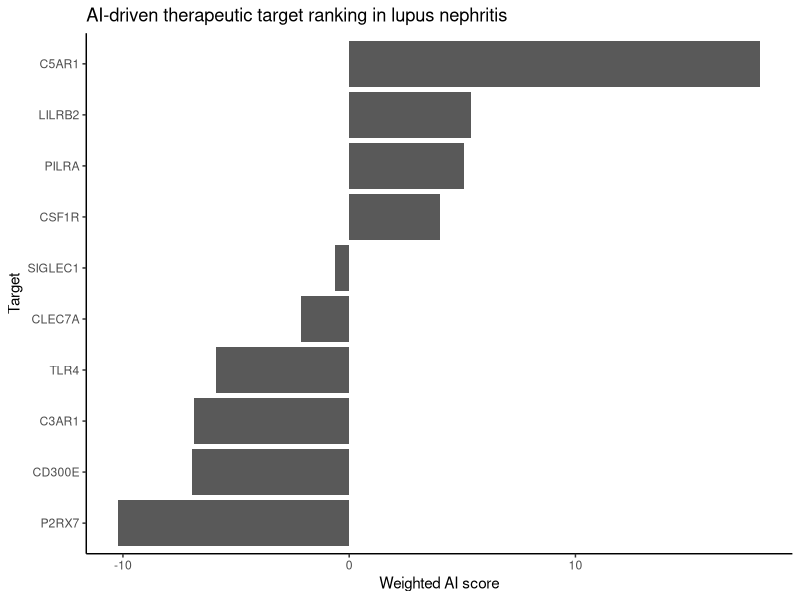
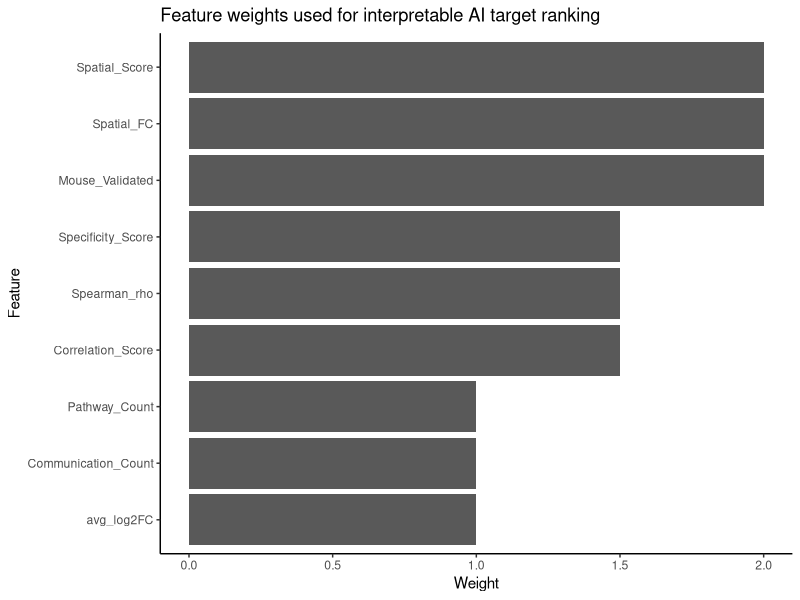

Recreate these plots in R, in order.
############################################################
# 03_interpretable_ranking.R
#
# Purpose:
# Generate interpretable AI target rankings and feature
# importance estimates from the multi-modal feature matrix.
############################################################

library(dplyr)
library(ggplot2)

feature_matrix <- read.csv(
  "results/Final_AI_Target_Feature_Matrix.csv"
)

############################################################
# Final target ranking plot
############################################################

png(
  "figures/Figure4_Weighted_AI_Target_Ranking.png",
  width = 2200,
  height = 1600,
  res = 300
)

ggplot(
  feature_matrix,
  aes(
    x = reorder(Gene, Weighted_AI_Score),
    y = Weighted_AI_Score
  )
) +
  geom_col() +
  coord_flip() +
  theme_classic() +
  labs(
    title = "AI-driven therapeutic target ranking in lupus nephritis",
    x = "Target",
    y = "Weighted AI score"
  )

dev.off()

list.files("figures")

############################################################
# Feature contribution weights
############################################################

feature_weights <- data.frame(
  Feature = c(
    "avg_log2FC",
    "Specificity_Score",
    "Spatial_FC",
    "Spatial_Score",
    "Spearman_rho",
    "Correlation_Score",
    "Mouse_Validated",
    "Communication_Count",
    "Pathway_Count"
  ),
  Weight = c(
    1.0,
    1.5,
    2.0,
    2.0,
    1.5,
    1.5,
    2.0,
    1.0,
    1.0
  )
)

write.csv(
  feature_weights,
  "results/AI_Feature_Weights.csv",
  row.names = FALSE
)

png(
  "figures/Figure5_AI_Feature_Weights.png",
  width = 2200,
  height = 1600,
  res = 300
)

ggplot(
  feature_weights,
  aes(
    x = reorder(Feature, Weight),
    y = Weight
  )
) +
  geom_col() +
  coord_flip() +
  theme_classic() +
  labs(
    title = "Feature weights used for interpretable AI target ranking",
    x = "Feature",
    y = "Weight"
  )

dev.off()

list.files("figures")
list.files("results")
